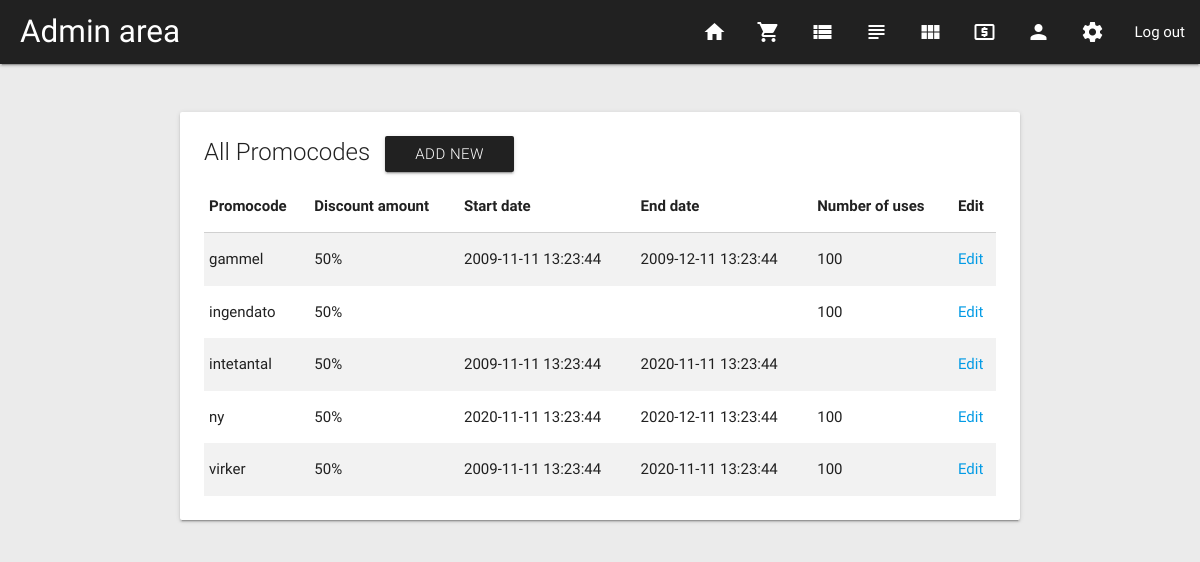
Before: /admin/manage-promocodes.php (signed in) with the older database file.
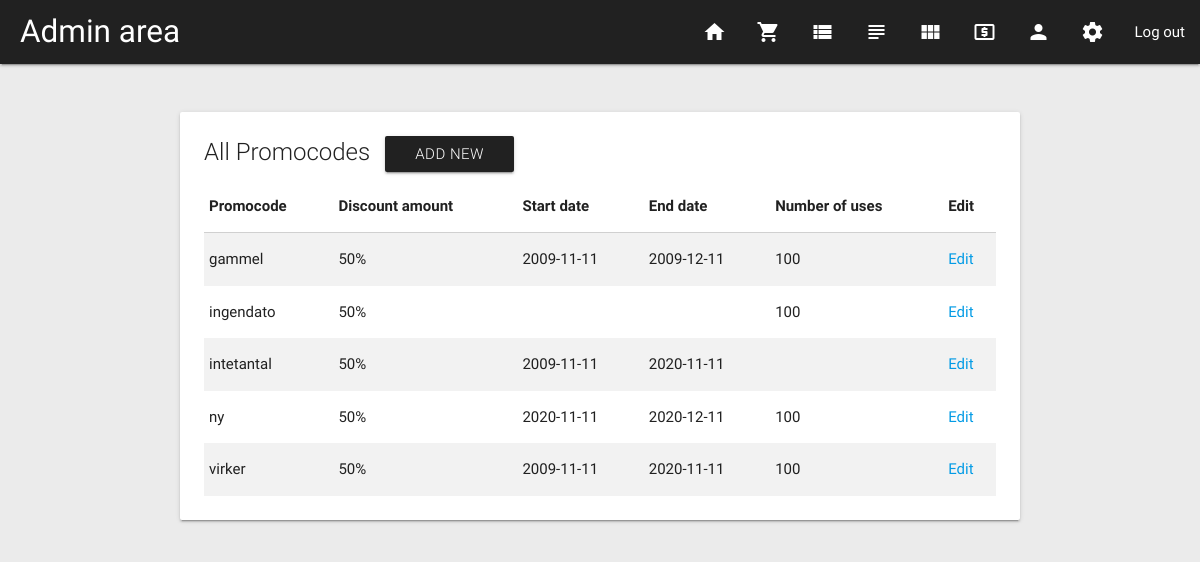
After: the same page with the newer database file.
### tables this page shows
CREATE TABLE PromoCode (
  PromoCode varchar(255) NOT NULL PRIMARY KEY,
  DiscountAmount int(2) NOT NULL,
  StartDate DATE NULL,
  EndDate DATE NULL,
  NumberOfUses int NULL,
  UserEmail varchar(255) NOT NULL  
);

### admin/includes/loginAdmin/session.php (called while the page is built, shortened)
<?php
	function logged_in() {
		return isset($_SESSION['UserEmail']);
	}
?>

### admin/class/Promocode.php (called while the page is built, shortened)
<?php
class Promocode {
  function getAllPromocodes() {
      try {
          $conn = connectToDB();
          $handle = $conn->prepare("SELECT *  FROM PromoCode");
          $handle->execute();
          $result = $handle->fetchAll( \PDO::FETCH_OBJ );
          return $result;
      }
      catch(\PDOException $ex) {
          return print($ex->getMessage());
      }
  }
}
?>

### admin/manage-promocodes.php (the view, shortened to what this page needs)
<?php
require_once("../admin/includes/header.php");
?>
<?php
if (isset($_GET["update"])) {
  $update = $_GET["update"];
} else {
  $update = NULL;
}
$promocodes = new Promocode($update);
$allPromocodes = $promocodes->getAllPromocodes();
?>
<div class="container">
    <div class="row">
        <div class="col s12">
            <div class="card">
                <div class="card-content">
                    <span class="card-title">All Promocodes<a class="waves-effect waves-light btn grey darken-4 new-prod-btn" href="new-promocode.php">Add new</a></span>
                    <table class="responsive-table striped">
                        <thead>
                        <tr>
                            <th>Promocode</th>
                            <th>Discount amount</th>
                            <th>Start date</th>
                            <th>End date</th>
                            <th>Number of uses</th>
                            <th>Edit</th>
                        </tr>
                        </thead>
                        <tbody>
                        <?php
                        foreach ($allPromocodes as $promocode) {
                            ?>
                            <tr>
                                <td><?php echo $promocode->PromoCode; ?></td>
                                <td><?php echo $promocode->DiscountAmount; ?>%</td>
                                <td><?php echo $promocode->StartDate; ?></td>
                                <td><?php echo $promocode->EndDate; ?></td>
                                <td><?php echo $promocode->NumberOfUses; ?></td>
                                <td><a href="edit-promocode.php?promocode=<?php echo $promocode->PromoCode; ?>">Edit</a></td>
                            </tr>
                            <?php
                        }
                        ?>
                        </tbody>
                    </table>
                </div>
            </div>
        </div>
    </div>
</div>
<?php require_once("../admin/includes/footer.php"); ?>

### admin/includes/header.php (shortened to what this page needs)
<?php
require_once("includes/loginAdmin/session.php");
?>
<!DOCTYPE html>
<html lang="en">
  <head>
    <link rel="stylesheet" href="//netdna.bootstrapcdn.com/font-awesome/4.7.0/css/font-awesome.min.css">
    <link type="text/css" rel="stylesheet" href="../css/materialize.min.css"  media="screen,projection"/>
    <link rel="stylesheet" href="richtext/richtext.min.css">
    <link type="text/css" rel="stylesheet" href="css/dropzone.css" />
    <link type="text/css" rel="stylesheet" href="css/basic.css" />
    <link type="text/css" rel="stylesheet" href="../css/custom/custom.css" />
  </head>
  <body class="admin-area">
    <nav class="grey darken-4 admin-topnav">
      <div class="nav-wrapper">
        <a href="index.php" class="brand-logo">Admin area</a>
        <?php
        if (logged_in()) {
        ?>
        <ul class="right hide-on-med-and-down">
          <li class="tooltipped" data-position="bottom" data-delay="50" data-tooltip="Dashboard"><a href="index.php"><i class="material-icons">home</i></a></li>
          <li class="tooltipped" data-position="bottom" data-delay="50" data-tooltip="Manage orders"><a href="manage-orders.php"><i class="material-icons">shopping_cart</i></a></li>
          <li class="tooltipped" data-position="bottom" data-delay="50" data-tooltip="Manage products"><a href="manage-products.php"><i class="material-icons">view_list</i></a></li>
          <li class="tooltipped" data-position="bottom" data-delay="50" data-tooltip="Manage blog"><a href="manage-blog.php"><i class="material-icons">subject</i></a></li>
          <li class="tooltipped" data-position="bottom" data-delay="50" data-tooltip="Manage Categories"><a href="manage-categories.php"><i class="material-icons">view_module</i></a></li>
          <li class="tooltipped" data-position="bottom" data-delay="50" data-tooltip="Manage promocodes"><a href="manage-promocodes.php"><i class="material-icons">local_atm</i></a></li>
          <li class="tooltipped" data-position="bottom" data-delay="50" data-tooltip="Manage user"><a href="manage-user.php"><i class="material-icons">person</i></a></li>
          <li class="tooltipped" data-position="bottom" data-delay="50" data-tooltip="Shop settings"><a href="manage-settings.php"><i class="material-icons">settings</i></a></li>
          <li><a href="logout.php">Log out</a></li>
        </ul>
        <?php
        }
        ?>
      </div>
    </nav>

### admin/includes/footer.php (shortened to what this page needs)
  </body>
</html>

### css/custom/custom.css (style rules this page uses)
body { position: relative; }
nav .brand-logo { display: inline-block; padding-left: 20px; }
.brand-logo { display: block; margin-right: 20px; }
.admin-area { background-color: #EBEBEB; }
.admin-area nav.admin-topnav { margin-bottom: 40px; }
.admin-area .new-prod-btn { margin-left: 35px; }
.admin-area .new-prod-btn { margin-left: 15px; }

Changed rows visible on the page:
changed promocode "gammel": StartDate "2009-11-11 13:23:44" → "2009-11-11"; EndDate "2009-12-11 13:23:44" → "2009-12-11"
changed promocode "intetantal": StartDate "2009-11-11 13:23:44" → "2009-11-11"; EndDate "2020-11-11 13:23:44" → "2020-11-11"
changed promocode "ny": StartDate "2020-11-11 13:23:44" → "2020-11-11"; EndDate "2020-12-11 13:23:44" → "2020-12-11"
changed promocode "virker": StartDate "2009-11-11 13:23:44" → "2009-11-11"; EndDate "2020-11-11 13:23:44" → "2020-11-11"
